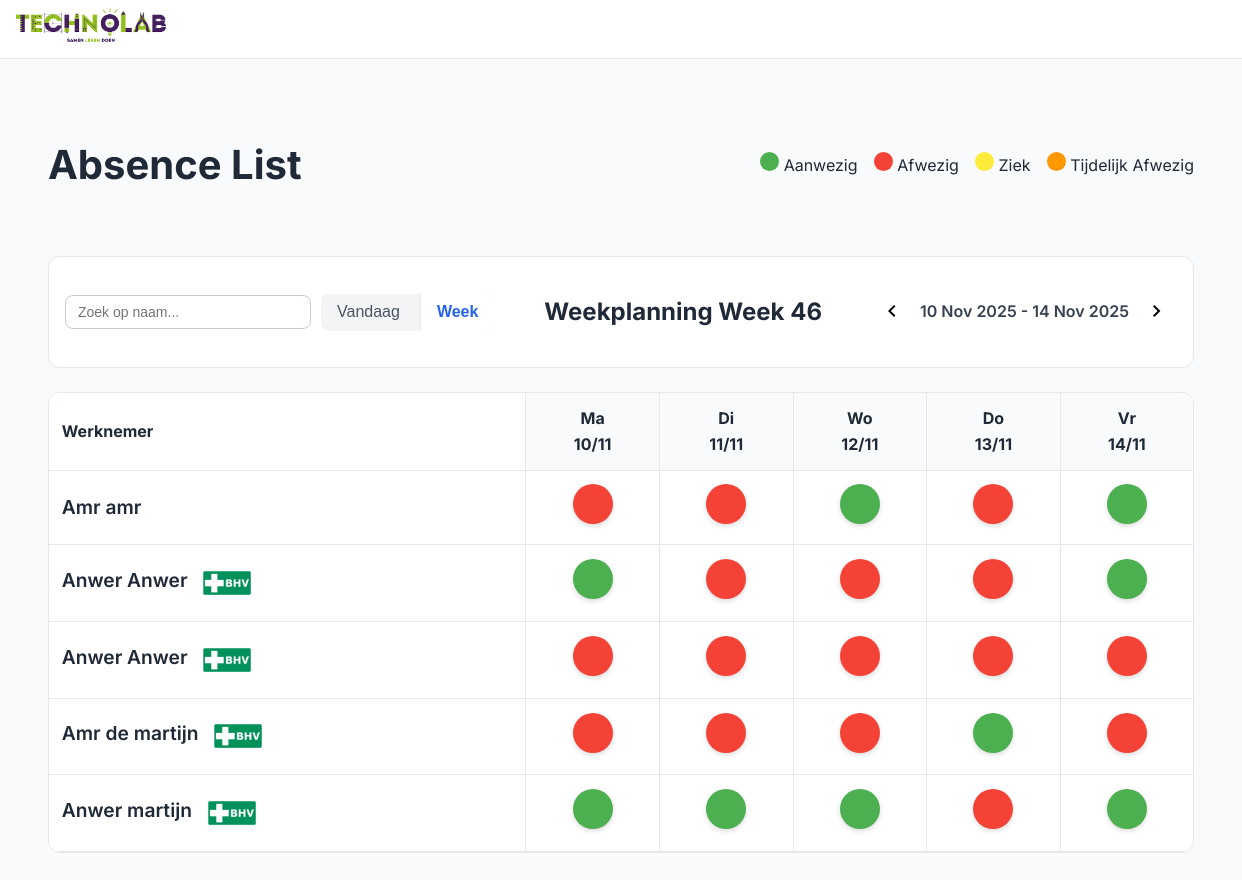
The page /week.php?week=1 on the database its author committed.
### tables this page shows
CREATE TABLE `werknemers` (
  `id` int(11) NOT NULL,
  `voornaam` varchar(50) NOT NULL,
  `tussenvoegsel` varchar(20) DEFAULT NULL,
  `achternaam` varchar(50) NOT NULL,
  `email` varchar(100) NOT NULL,
  `werkdag_ma` tinyint(1) DEFAULT 0,
  `werkdag_di` tinyint(1) DEFAULT 0,
  `werkdag_wo` tinyint(1) DEFAULT 0,
  `werkdag_do` tinyint(1) DEFAULT 0,
  `werkdag_vr` tinyint(1) DEFAULT 0,
  `sector` varchar(50) DEFAULT NULL,
  `BHV` tinyint(1) DEFAULT 0,
  `status` enum('Ziek','Aanwezig','Op de school','Afwezig','Eefetjes Afwezig') DEFAULT 'Aanwezig',
  `status_ma` enum('Aanwezig','Afwezig','Ziek','Op de school','Eefetjes Afwezig') DEFAULT 'Afwezig',
  `status_di` enum('Aanwezig','Afwezig','Ziek','Op de school','Eefetjes Afwezig') DEFAULT 'Afwezig',
  `status_wo` enum('Aanwezig','Afwezig','Ziek','Op de school','Eefetjes Afwezig') DEFAULT 'Afwezig',
  `status_do` enum('Aanwezig','Afwezig','Ziek','Op de school','Eefetjes Afwezig') DEFAULT 'Afwezig',
  `status_vr` enum('Aanwezig','Afwezig','Ziek','Op de school','Eefetjes Afwezig') DEFAULT 'Afwezig',
  `tijdelijk_tot` datetime DEFAULT NULL
);

### week.php (the view, shortened to what this page needs)
<?php
try {
    $db = new PDO("mysql:host=localhost;dbname=technolab-dashboard", "root", "");
    $db->setAttribute(PDO::ATTR_ERRMODE, PDO::ERRMODE_EXCEPTION);
} catch (PDOException $e) {
    die("Fout!: " . $e->getMessage());
}
$weekOffset = isset($_GET['week']) ? intval($_GET['week']) : 0;
$startOfWeek = new DateTime();
$startOfWeek->modify("monday this week");
if ($weekOffset !== 0) {
    $startOfWeek->modify(($weekOffset > 0 ? '+' : '') . $weekOffset . ' week');
}
$jaar = $startOfWeek->format("o");
$weeknummer = $startOfWeek->format("W");
$weekDays = [
    'Ma' => ['col' => 'ma', 'date' => (clone $startOfWeek)],
    'Di' => ['col' => 'di', 'date' => (clone $startOfWeek)->modify('+1 day')],
    'Wo' => ['col' => 'wo', 'date' => (clone $startOfWeek)->modify('+2 day')],
    'Do' => ['col' => 'do', 'date' => (clone $startOfWeek)->modify('+3 day')],
    'Vr' => ['col' => 'vr', 'date' => (clone $startOfWeek)->modify('+4 day')],
];
$stmt = $db->query("SELECT * FROM werknemers ORDER BY achternaam ASC, voornaam ASC, BHV");
$werknemers = $stmt->fetchAll(PDO::FETCH_ASSOC);
?>
<!DOCTYPE html>
<html lang="nl">
<head>
    <link rel="stylesheet" href="css/style.css" />
    <link rel="stylesheet" href="css/week.css" />
    <link rel="stylesheet" href="css/nav.css" />
</head>
<body>
<div class="app">
<header class="header">
    <section class="logo-container">
        <a href="#" class="logo-link">
            <img src="image/technolab.png" alt="Technolab Logo" class="logo-icone">
        </a>
    </section>
</header>
    <main class="main">
        <div class="main-header">
            <h1>Absence List</h1>
            <div class="legend">
                <div><span class="dot status-aanwezig"></span> Aanwezig</div>
                <div><span class="dot status-afwezig"></span> Afwezig</div>
                <div><span class="dot status-ziek"></span> Ziek</div>
                <div><span class="dot status-eefetjesafwezig"></span> Tijdelijk Afwezig</div>
            </div>
        </div>
        <div class="filters">
            <div class="filter-left" style="display: flex; align-items: center; gap: 10px;">
                <div class="search-input">
                    <input type="text" id="searchInput" placeholder="Zoek op naam..." />
                </div>
                <div class="range-buttons" style="display: flex; gap: 5px;">
                    <a href="dagplanning.php"><button class="toggle">Vandaag</button></a>
                    <button class="active">Week</button>
                </div>
            </div>
            <div> <h2>Weekplanning Week <?= $weeknummer ?></h2></div>
            <div class="filter-right">
                <a href="?week=<?= $weekOffset-1 ?>"><button class="icon-button"><span class="material-symbols-outlined">chevron_left</span></button></a>
                <span class="date-label"><?= $startOfWeek->format('d M Y') ?> - <?= (clone $startOfWeek)->modify('+4 days')->format('d M Y') ?></span>
                <a href="?week=<?= $weekOffset+1 ?>"><button class="icon-button"><span class="material-symbols-outlined">chevron_right</span></button></a>
            </div>
        </div>
        <div class="table-wrapper">
            <table id="werknemerTable">
                <thead>
                <tr>
                    <th>Werknemer</th>
                    <?php foreach ($weekDays as $dayName => $info): ?>
                        <th>
                            <?= $dayName ?><br>
                            <?= $info['date']->format('d/m') ?>
                        </th>
                    <?php endforeach; ?>
                </tr>
                </thead>
                <tbody>
                <?php foreach ($werknemers as $w): ?>
                    <?php
                    $stmt = $db->prepare("SELECT dag, status FROM week_planning WHERE werknemer_id = :id AND weeknummer = :week AND jaar = :jaar");
                    $stmt->execute([':id'=>$w['id'], ':week'=>$weeknummer, ':jaar'=>$jaar]);
                    $weekStatussen = $stmt->fetchAll(PDO::FETCH_KEY_PAIR);
                    ?>
                    <tr>
                        <td class="werknemer-naam">
                            <?= ($w['voornaam'].' '.($w['tussenvoegsel']?$w['tussenvoegsel'].' ':'').$w['achternaam']) ?>
                            <span class="bhv <?= $w['BHV'] ? 'bhv-BHV' : 'bhv-BHV' ?>">
                                <?= $w['BHV'] ? '  <img src="image/BHV.png" alt="Technolab Logo" class="logo-icon">' : '' ?>
                            </span>
                        </td>
                        <?php foreach ($weekDays as $dayName => $info): ?>
                            <?php
                            $col = $info['col'];
                            $status = $weekStatussen[$col] ?? ($w['werkdag_'.$col] ? 'Aanwezig' : 'Afwezig');
                            $class = 'status-'.strtolower(str_replace(' ', '', $status));
                            ?>
                            <td>
                                <div class="status-dot <?= $class ?>" onclick="openStatusModal(<?= $w['id'] ?>, '<?= $col ?>')"></div>
                            </td>
                        <?php endforeach; ?>
                    </tr>
                <?php endforeach; ?>
                </tbody>
            </table>
        </div>
    </main>
</div>
</body>
</html>

### css/style.css (style rules this page uses)
body { font-family: "Inter", sans-serif; background: #f9fafb; color: #1f2937; margin: 0; font-size: 16px; line-height: 1.6; }
.material-symbols-outlined { font-variation-settings: "FILL" 0, "wght" 400, "GRAD" 0, "opsz" 24; }
.app { display: flex; flex-direction: column; min-height: 100vh; }
.header { display: flex; align-items: center; justify-content: space-between; height: 64px; background: #fff; border-bottom: 1px solid #e5e7eb; padding: 0 2rem; position: sticky; top: 0; }
.icon-button { background: none; border: none; border-radius: 9999px; padding: 0.5rem; cursor: pointer; }
.main { flex: 1; padding: 3rem; }
.main-header { display: flex; justify-content: space-between; margin-bottom: 2rem; }
.main-header h1 { font-size: 2.5rem; font-weight: 700; }
.legend { display: flex; gap: 1rem; align-items: center; font-size: 1rem; }
.dot { display: inline-block; width: 1.2rem; height: 1.2rem; border-radius: 9999px; }
.filters { display: flex; justify-content: space-between; padding: 1rem; background: #fff; border: 1px solid #e5e7eb; border-radius: 0.75rem; margin-bottom: 1.5rem; }
.filter-left { display: flex; gap: 1rem; flex-wrap: wrap; align-items: center; }
.range-buttons { display: flex; background: #f3f4f6; border-radius: 0.5rem; overflow: hidden; }
.range-buttons button { border: none; background: none; padding: 0.6rem 1rem; cursor: pointer; color: #4b5563; font-size: 1rem; }
.range-buttons .active { background: #fff; color: #2563eb; font-weight: 600; font-size: 1rem; box-shadow: 0 0 2px rgba(0, 0, 0, 0.1); }
.filter-right { display: flex; align-items: center; gap: 0.5rem; }
.date-label { font-weight: 600; color: #374151; font-size: 1rem; }
.table-wrapper { overflow-x: auto; background: #fff; border: 1px solid #e5e7eb; border-radius: 0.75rem; max-width: 2000px; margin: 0 auto; }
table { width: 100%; border-collapse: collapse; min-width: 600px; }
thead { background: #f9fafb; }
th, td { padding: 0.8rem; text-align: center; border-bottom: 1px solid #e5e7eb; font-size: 1rem; }
th:first-child, td:first-child { text-align: left; position: sticky; left: 0; background: #fff; }
.bhv { padding: 4px 10px; border-radius: 6px; font-weight: 600; font-size: 16px; }
.werknemer-naam { align-items: center; gap: 0.5rem; font-size: 1.2rem; font-weight: 600; line-height: 1.6; padding: 0.8rem; box-sizing: border-box; min-height: 48px; }
.werknemer-naam .bhv img { width: 50px; height: 50px; display: inline-block; vertical-align: middle; }
table { border-collapse: collapse; width: 100%; }
th, td { padding: 0.8rem; text-align: center; border-bottom: 1px solid #e5e7eb; border-right: 1px solid #e5e7eb; vertical-align: middle; line-height: 1.6; }
th:last-child, td:last-child { border-right: none; }
th:first-child, td:first-child { text-align: left; position: sticky; left: 0; background: #fff; border-right: 1px solid #e5e7eb; }

### css/week.css (style rules this page uses)
.status-dot { width: 40px; height: 40px; border-radius: 50%; display: inline-flex; align-items: center; justify-content: center; cursor: pointer; transition: transform 0.2s ease, box-shadow 0.2s ease; box-shadow: 0 2px 5px rgba(0,0,0,0.15); }
.status-aanwezig { background-color: #4caf50; }
.status-afwezig { background-color: #f44336; }
.status-ziek { background-color: #ffeb3b; }
.status-eefetjesafwezig { background-color: #ff9800; }
.search-input { position: relative; }
.search-input input { padding: 8px 12px; border-radius: 8px; border: 1px solid #ccc; font-size: 14px; width: 220px; transition: border-color 0.2s; }

### css/nav.css (style rules this page uses)
body { font-family: "Inter", sans-serif; background: #f9fafb; color: #1f2937; margin: 0; }
.material-symbols-outlined { font-variation-settings: "FILL" 0, "wght" 400, "GRAD" 0, "opsz" 24; }
.app { display: flex; flex-direction: column; height: 100vh; }
.header { position: sticky; top: 0; width: 100%; z-index: 10; display: flex; align-items: center; justify-content: space-between; height: 4rem; background: #fff; border-bottom: 1px solid #e5e7eb; padding: 0 1rem; }
.logo-container { display: flex; align-items: center; gap: 1rem; }
.logo-icon { width: 40px; height: 50px; object-fit: contain; }
.logo-icone { width: 150px; height: 50px; object-fit: contain; }

### rows shown on the page
werknemers: voornaam "Amr", achternaam "amr", werkdag_ma 0 (drawn), werkdag_wo 1 (drawn), werkdag_do 0 (drawn), werkdag_vr 1 (drawn)
werknemers: voornaam "Anwer", achternaam "Anwer", BHV 1 (drawn), werkdag_ma 1 (drawn), werkdag_di 0 (drawn), werkdag_wo 0 (drawn), werkdag_do 0 (drawn), werkdag_vr 1 (drawn)
werknemers: voornaam "Anwer", achternaam "Anwer", BHV 1 (drawn), werkdag_ma 0 (drawn), werkdag_di 0 (drawn), werkdag_wo 0 (drawn), werkdag_do 0 (drawn), werkdag_vr 0 (drawn)
werknemers: voornaam "Amr", tussenvoegsel "de", achternaam "martijn", BHV 1 (drawn), werkdag_ma 0 (drawn), werkdag_di 0 (drawn), werkdag_wo 0 (drawn), werkdag_do 1 (drawn), werkdag_vr 0 (drawn)
werknemers: voornaam "Anwer", achternaam "martijn", BHV 1 (drawn), werkdag_ma 1 (drawn), werkdag_di 1 (drawn), werkdag_wo 1 (drawn), werkdag_do 0 (drawn), werkdag_vr 1 (drawn)

### other values the page prints
$weeknummer "46"
$dayName "Ma"
$info['date']->format('d/m') "10/11"
$dayName "Di"
$info['date']->format('d/m') "11/11"
$dayName "Wo"
$info['date']->format('d/m') "12/11"
$dayName "Do"
$info['date']->format('d/m') "13/11"
$dayName "Vr"
$info['date']->format('d/m') "14/11"
